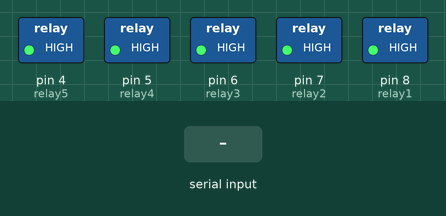
Recording of a sketch running on a simulated Arduino Uno, built with avr-gcc and run on an emulated ATmega328P. Shown: switched loads named in the sketch (green lamp = pin HIGH). The inputs (shaded band) are chosen by the test bench.

Above: at 1.2 s.
1.3 s: "a" received over the second serial link
At 2.5 s:
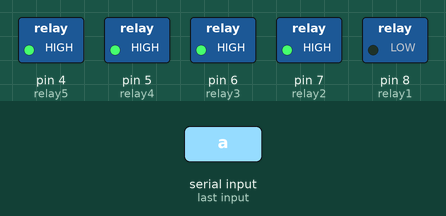
2.8 s: "c" received over the second serial link
At 3.8 s:
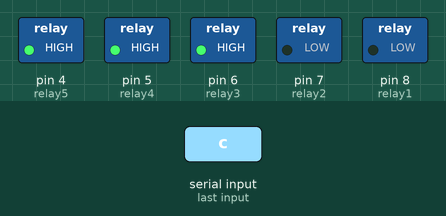
4.3 s: "b" received over the second serial link
At 5.0 s:
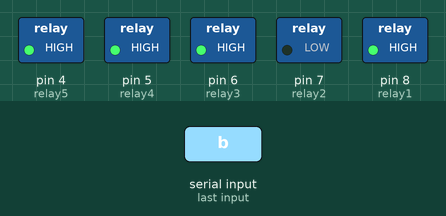
5.8 s: "e" received over the second serial link
At 6.1 s:
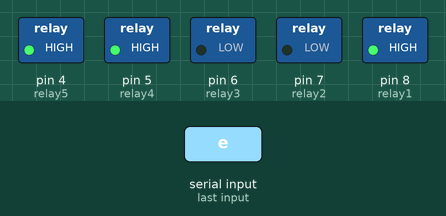
7.3 s: "d" received over the second serial link
At 8.5 s:
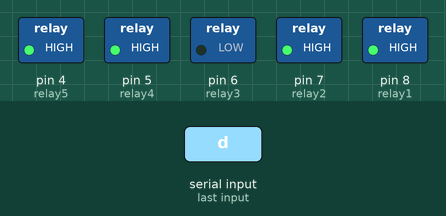
8.8 s: "g" received over the second serial link
At 9.6 s:
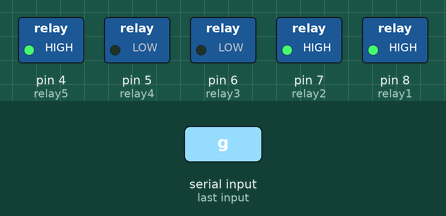
Timing chart, 0 to 11.3 s (numbered marks = the images above; inputs shaded):
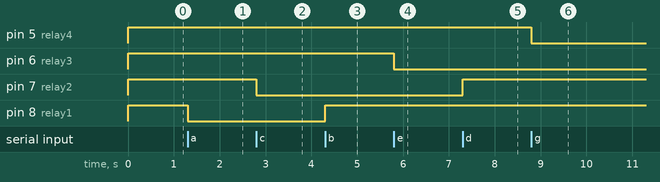

The sketch:

code.ino
```cpp
#include <SoftwareSerial.h> // 소프트웨어 라이브러리 사용

// 릴레이 5개를 디지털핀 3~7번에 연결
#define relay1 8
#define relay2 7
#define relay3 6
#define relay4 5
#define relay5 4
byte data;

SoftwareSerial BTSerial(11,10); // 소프트웨어 시리얼 블루투스 Rx,Tx설정

void setup()
{
  Serial.begin(9600);      // 통신속도 9600bps로 시리얼 통신 시작
  BTSerial.begin(9600);    // 시리얼 모니터 시작, 속도는 9600

  // 릴레이 연결 핀들을 출력 모드로 설정
  pinMode(relay1,OUTPUT);
  pinMode(relay2,OUTPUT);
  pinMode(relay3,OUTPUT);
  pinMode(relay4,OUTPUT);
  pinMode(relay5,OUTPUT);
  // 초기 값 모든 릴레이 OFF로 설정
  digitalWrite(relay1, HIGH);
  digitalWrite(relay2, HIGH);
  digitalWrite(relay3, HIGH);
  digitalWrite(relay4, HIGH);
  digitalWrite(relay5, HIGH);
}

void loop()
{
  if(BTSerial.available())
  data= BTSerial.read(); // 들어온 데이터를 data변수에 저장

  switch(data)
  {
  case 'a': // 데이터 값이 a이면
    digitalWrite(relay1, LOW); // 릴레이1 ON
    break;

  case 'b': // 데이터 값이 b이면
    digitalWrite(relay1, HIGH); // 릴레이1 OFF
    break;

  case 'c':
    digitalWrite(relay2, LOW);
    break;

  case 'd':
    digitalWrite(relay2, HIGH);
    break;

  case 'e':
    digitalWrite(relay3, LOW);
    break;

  case 'f':
    digitalWrite(relay3, HIGH);
    break;

  case 'g':
    digitalWrite(relay4, LOW);
    break;

  case 'h':
    digitalWrite(relay4, HIGH);
    break;

  case 'i':
    digitalWrite(relay5, LOW);
    break;

  case 'j':
    digitalWrite(relay5, HIGH);
    break;

  case '0':
    digitalWrite(relay1, LOW);
    digitalWrite(relay2, LOW);
    digitalWrite(relay3, LOW);
    digitalWrite(relay4, LOW);
    digitalWrite(relay5, LOW);
    break;
  case '1':
    digitalWrite(relay1, HIGH);
    digitalWrite(relay2, HIGH);
    digitalWrite(relay3, HIGH);
    digitalWrite(relay4, HIGH);
    digitalWrite(relay5, HIGH);
    break;
  }
}
```

Measured:
- after the input at 1.3 s, pin 8 (relay1): HIGH → LOW at once
- after the input at 2.8 s, pin 7 (relay2): HIGH → LOW at once
- after the input at 4.3 s, pin 8 (relay1): LOW → HIGH at once
- after the input at 5.8 s, pin 6 (relay3): HIGH → LOW at once
- after the input at 7.3 s, pin 7 (relay2): LOW → HIGH at once
- after the input at 8.8 s, pin 5 (relay4): HIGH → LOW at once
